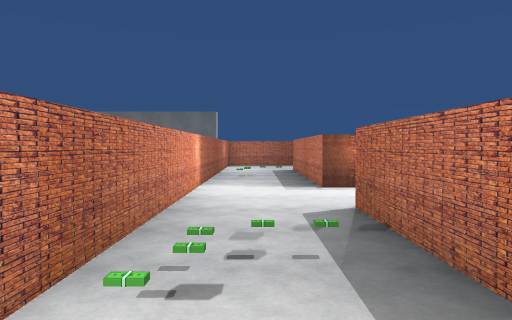
View 1 (above)

16 first-person views from a walk through a 3-D level made in the Unity game engine. The camera is 1.4 m above the floor, tilts 2° down and sees 70° across. The floor is counted in squares, 2 m on a side. Each view is taken from the middle of a square. On the plan, view 1 faces up. The plan holds only what a view shows up to about 11 squares ahead; the rest is blank. The place goes on beyond the plan. The player character is not drawn. Some animated figures are not drawn. Some surface patterns are stand-ins.

View 2
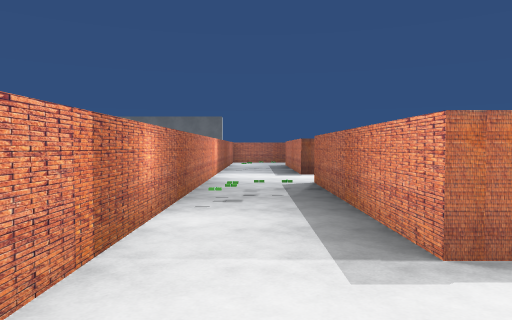

View 3
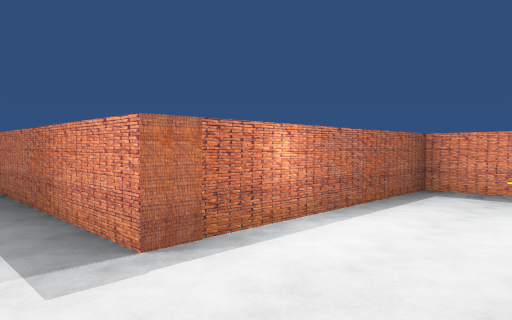

View 4
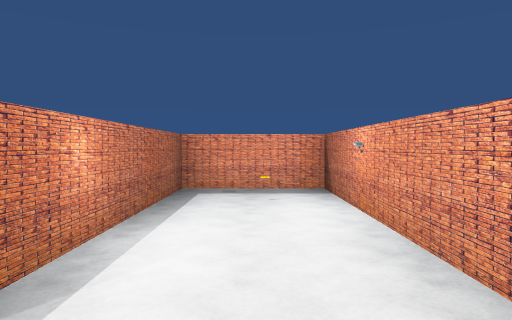

View 5
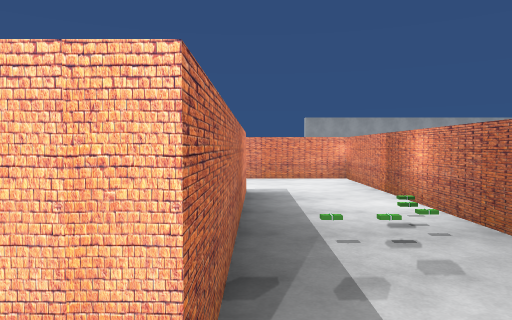

View 6
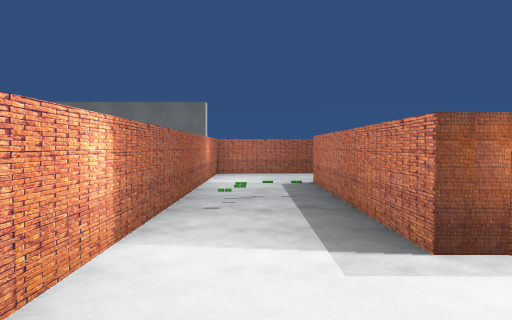

View 7
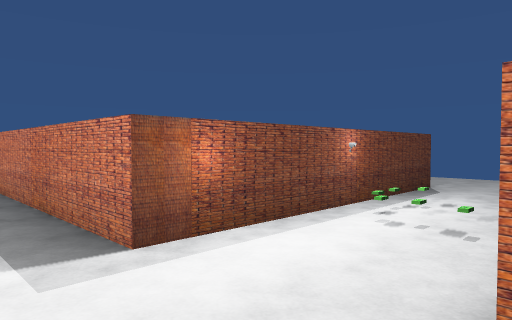

View 8
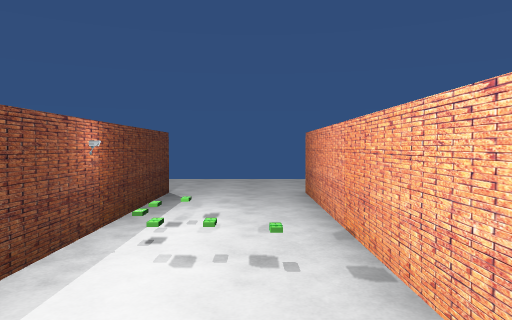

View 9
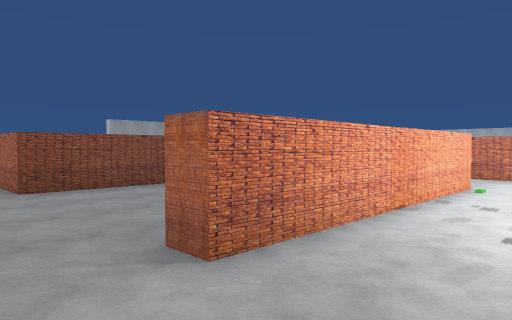

View 10
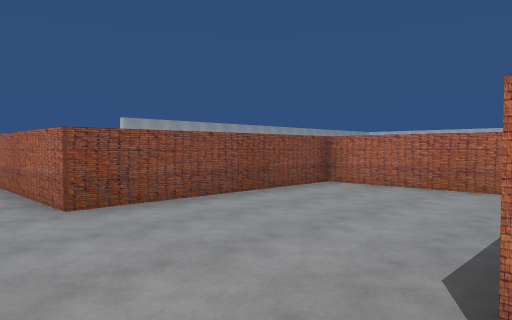

View 11
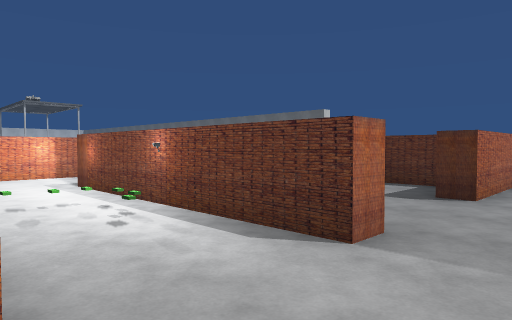

View 12
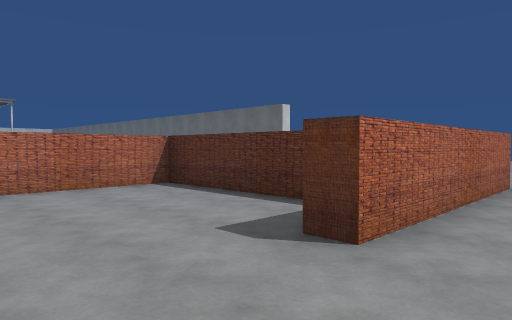

View 13
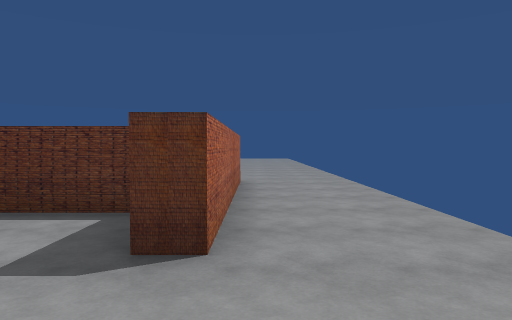

View 14
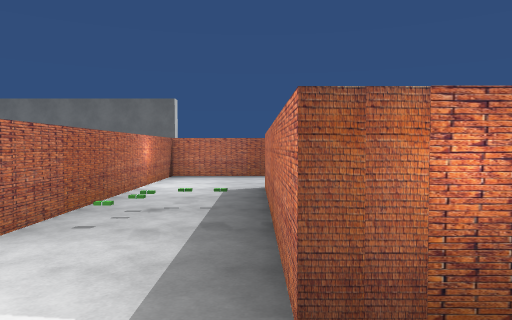

View 15
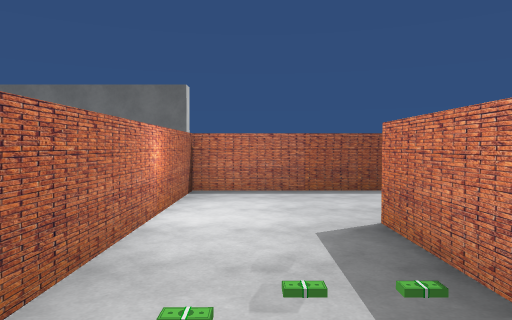

View 16
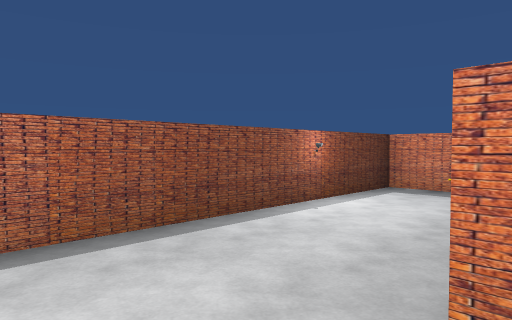

### Floor plan
Ten units are one square. View 1 is at (0, 0); x grows to the right and y downward. Boxes are objects, and circles mark ways between rooms. Rooms are numbered by the first view taken in them; rooms with no view inside come last. Other rooms are left out.
<svg viewBox="-15 -155 95 195">
<path fill="none" stroke="#000" d="M-10 -45 -10 32 62 32 62 8 12 8 12 -42M12 -42 67 -42M67 -63 12 -63 12 -114M-10 -114 -10 -45M58 -109 17 -109 17 -80M67 -69 67 -63M67 -144 67 -94 61 -94M67 -42 67 -36M17 -29 17 2 67 2M35 -139 -10 -139 -10 -114M62 -128 62 -139 45 -139"/>
<rect x="35" y="25" width="10" height="10" fill="#bbb"><title>other object</title></rect>
<circle cx="0" cy="-40" r="3" fill="#2a7"/>
<circle cx="0" cy="-110" r="3" fill="#2a7"/>
<text x="20" y="20">1</text>
<text x="20" y="-50">2</text>
<text x="60" y="-90">3</text>
<text x="50" y="-20">4</text>
<text x="20" y="-130">5</text>
</svg>
Room 1 opens to room 2. Room 2 opens to room 5.

Where each view was taken, in squares from view 1:
view 1: 0 up, 0 right, facing up
view 2: 3 down, 0 right, facing up
view 3: 3 down, 0 right, facing up-right
view 4: 2 down, 0 right, facing right
view 5: 5 up, 1 right, facing down
view 6: 4 up, 0 right, facing up
view 7: 4 up, 0 right, facing up-right
view 8: 5 up, 1 right, facing right
view 9: 6 up, 8 right, facing down-left
view 10: 4 up, 8 right, facing down-left
view 11: 4 up, 8 right, facing up-left
view 12: 7 up, 8 right, facing up-left
view 13: 7 up, 7 right, facing up
view 14: 5 up, 1 right, facing up
view 15: 8 up, 0 right, facing up
view 16: 11 up, 0 right, facing up-right
